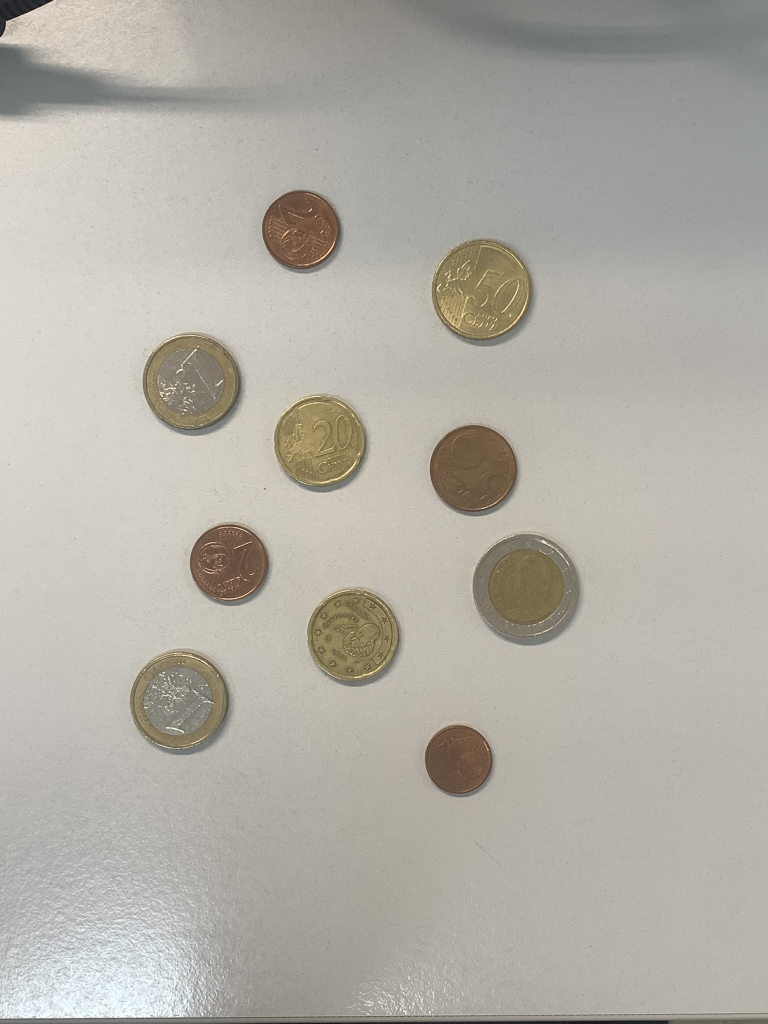
#> input picture moneditas.JPEG, 1536 x 2048 px (shown at 1/2 size); the run also reads 2 pictures not shown here
$ jupyter execute --allow-errors VC_P3.ipynb
#> lines starting #> are read from the running program, lines starting #| are printed output that depends on the picture; after the words box and inside, x2 and y2 are one past the last pixel; in counts of white or black regions, pixels touching at a corner belong together
[cell 1]
import cv2
import numpy as np
import matplotlib.pyplot as plt

TAREA: Captura una o varias imágenes con monedas no solapadas. Tras visualizar la imagen, identifica de forma interactiva (por ejemplo haciendo clic en la imagen) una moneda de un valor determinado en la imagen (por ejemplo de 1€). Tras ello, la tarea se resuelve mostrando por pantalla el número de monedas y la cantidad de dinero presentes en la imagen. No hay restricciones sobre utilizar medidas geométricas o de color. ¿Qué problemas han observado?

Nota: Para establecer la correspondencia entre píxeles y milímetros, comentar que la moneda de un euro tiene un diámetro de 23.25 mm. la de 50 céntimos de 24.35, la de 20 céntimos de 22.25, etc.

Extras: Considerar que la imagen pueda contener objetos que no son monedas y/o haya solape entre las monedas. Demo en vivo.

[cell 2]
import cv2
import numpy as np

img = cv2.imread('moneditas.JPEG')
#> img is the input picture: shape (2048, 1536, 3); mean B, G, R 165.3, 174, 177.6

gris = cv2.cvtColor(img, cv2.COLOR_BGR2GRAY)
pimg = cv2.GaussianBlur(gris, (3, 3), 0)

circ = cv2.HoughCircles(
    pimg,
    cv2.HOUGH_GRADIENT,
    1,
    150,
    param1=145,
    param2=65,
    minRadius=50,
    maxRadius=120
)
#> circ = [[381.5, 762.5, 97.1], [961.5, 579.5, 95.1], [355.5, 1404.5, 96.5], [705.5, 1268.5, 90.2], [637.5, 880.5, 90.3], [600.5, 460.5, 77.7], [457.5, 1125.5, 78.2], [1051.5, 1175.5, 106.6], [916.5, 1519.5, 68], [948.5, 942.5, 89.7]]

monedas = {
    .01: 1626,
    .02: 1875,
    .05: 2125,
    .1: 1975,
    .2: 2225,
    .5: 2425,
    1: 2325,
    2: 2575
}

def distance(circle, x, y):
    return np.sqrt((x - circle[0]) ** 2 + (y - circle[1]) ** 2)

def click_event(event, x, y, a, b):
    if event == cv2.EVENT_LBUTTONDOWN:
        x *= 2.5
        y *= 2.5
        for c in circ[0]:
            if distance(c, x, y) <= c[2]:
                count_money(c[2])
                return

def count_money(euro1radius):
    correlation = monedas[1] / euro1radius
    result = {
        .01: 0,
        .02: 0,
        .05: 0,
        .1: 0,
        .2: 0,
        .5: 0,
        1: 0,
        2: 0
    }
    for c in circ[0]:
        radius = c[2]
        moneda = min(monedas, key=lambda x:abs(monedas[x] - (correlation * radius)))
        result[moneda] += 1

    count_result(result)

def count_result(result):
    total_money = 0
    for k, v in result.items():
        if v > 0:
            print(f"Hay {v} monedas de {k}€")
            total_money += v * k * 100
    print(f"Hay {total_money / 100}€")

def draw_and_show(nimg):
    for det in circ[0]:
        x_coor, y_coor, det_radio = det
        cv2.circle(nimg, (int(x_coor), int(y_coor)),
                   int(det_radio), (0, 255, 0), 2)
#> this loop made 10 passes
    cv2.imshow('Monedas', cv2.resize(nimg, (0, 0), fx=0.4, fy=0.4))
    cv2.setMouseCallback('Monedas', click_event)
    cv2.waitKey(0)
    cv2.destroyAllWindows()


draw_and_show(img)

El mundo real es muy variado, las imágenes no siempre se capturan con unas condiciones de iluminación tan buenas o controladas. Ejemplo con aplicación de variantes de umbralizados ofrecidas por OpenCV.

[cell 3]
#Carga imagen directamente en grises
imgorig = cv2.imread('MPs.jpg', cv2.IMREAD_GRAYSCALE)
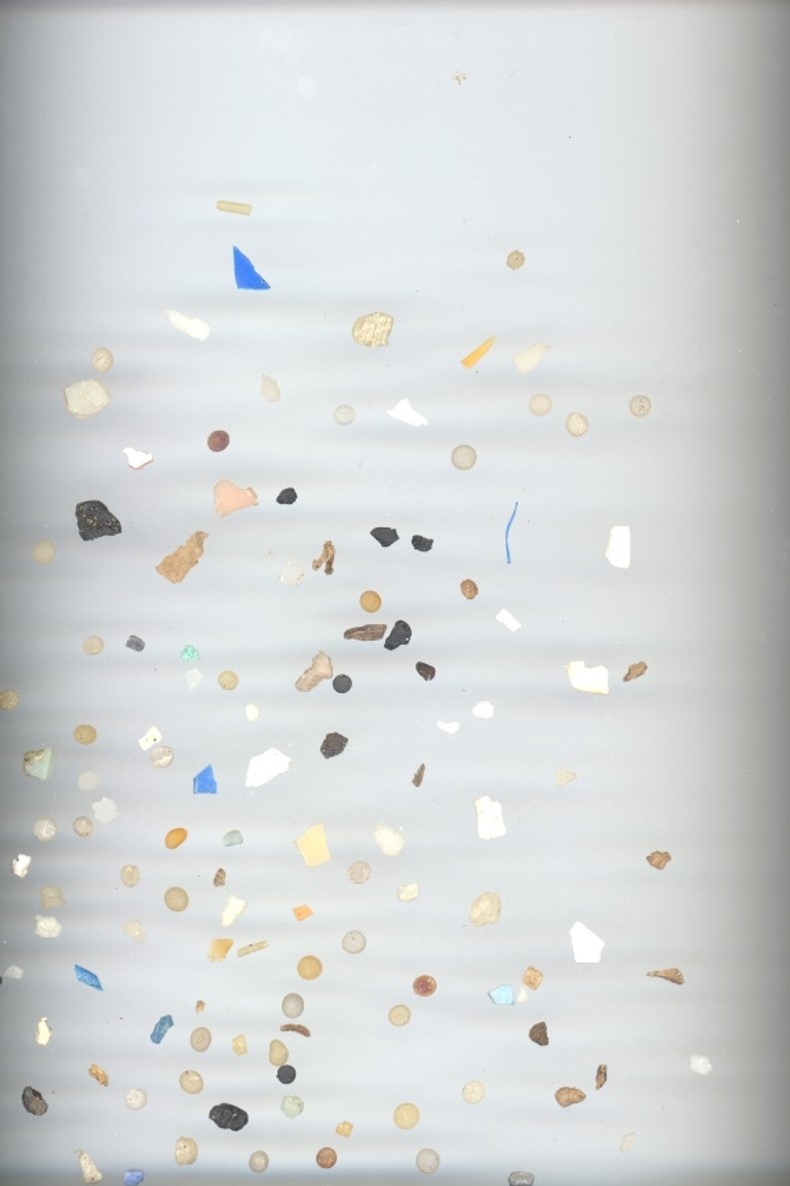
#> input picture MPs.jpg, 790 x 1186 px
#> imgorig: shape (1186, 790); min 60, max 255, mean 213

img = cv2.GaussianBlur(imgorig,(5,5),0)
#> img: shape (1186, 790)

#Umbralizados
ret,imth1 = cv2.threshold(img,150,255,cv2.THRESH_BINARY_INV)
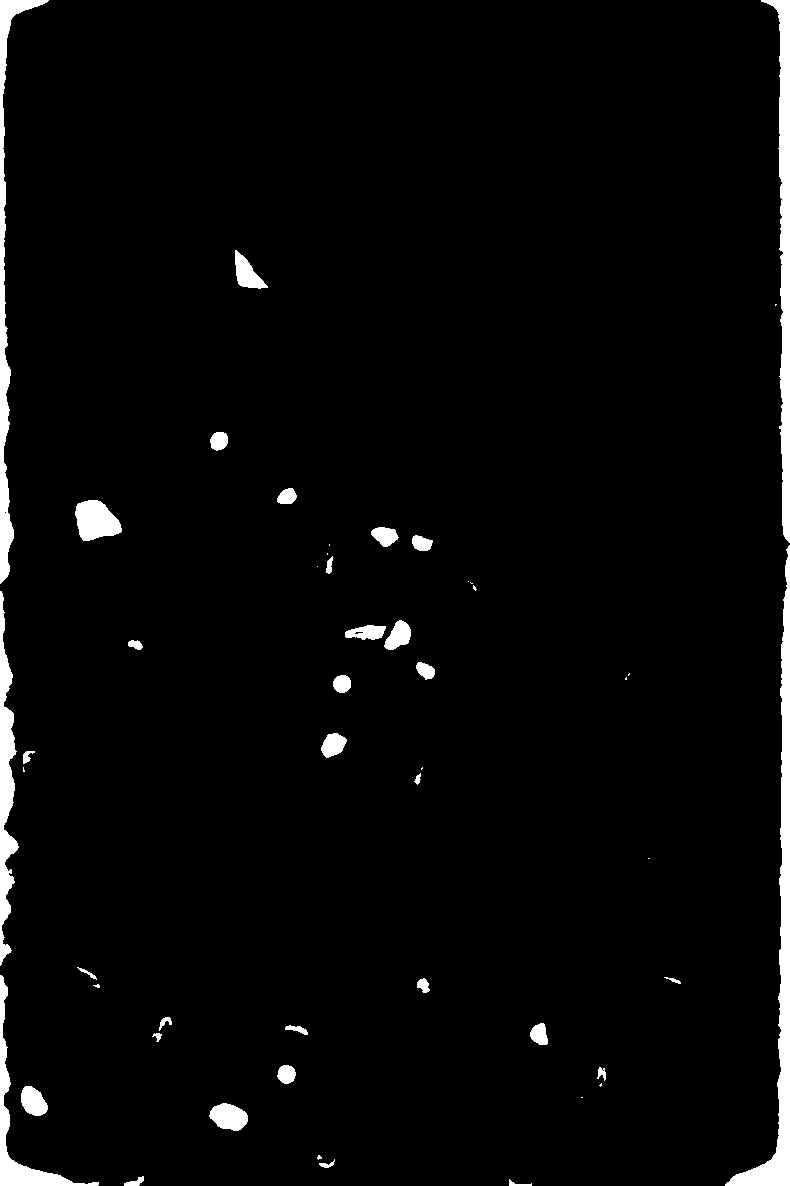
#> imth1: shape (1186, 790); 3.2% white; 50 white regions (16 under 20 px), largest, box (x1, y1, x2, y2) and area: (725, 545, 790, 1186) 6817, (761, 0, 790, 543) 5179, (0, 0, 49, 584) 4263
thotsu,imth2 = cv2.threshold(img,0,255,cv2.THRESH_BINARY_INV+cv2.THRESH_OTSU)
#> imth2: shape (1186, 790); 21.2% white; 84 white regions (33 under 20 px), largest, box (x1, y1, x2, y2) and area: (0, 0, 790, 1186) 182550, (156, 531, 208, 583) 1232, (208, 1102, 249, 1133) 904
#> thotsu = 197
print('Umbral escogido ', thotsu)
#| Umbral escogido  197.0
imth3 = cv2.adaptiveThreshold(img,255,cv2.ADAPTIVE_THRESH_MEAN_C,\
            cv2.THRESH_BINARY,11,2)
#> imth3: shape (1186, 790); 94.7% white; 1431 black regions (1233 under 20 px), largest, box (x1, y1, x2, y2) and area: (109, 0, 755, 7) 2287, (75, 500, 122, 541) 1007, (25, 1149, 145, 1186) 917
imth4 = cv2.adaptiveThreshold(img,255,cv2.ADAPTIVE_THRESH_GAUSSIAN_C,\
            cv2.THRESH_BINARY,11,2)
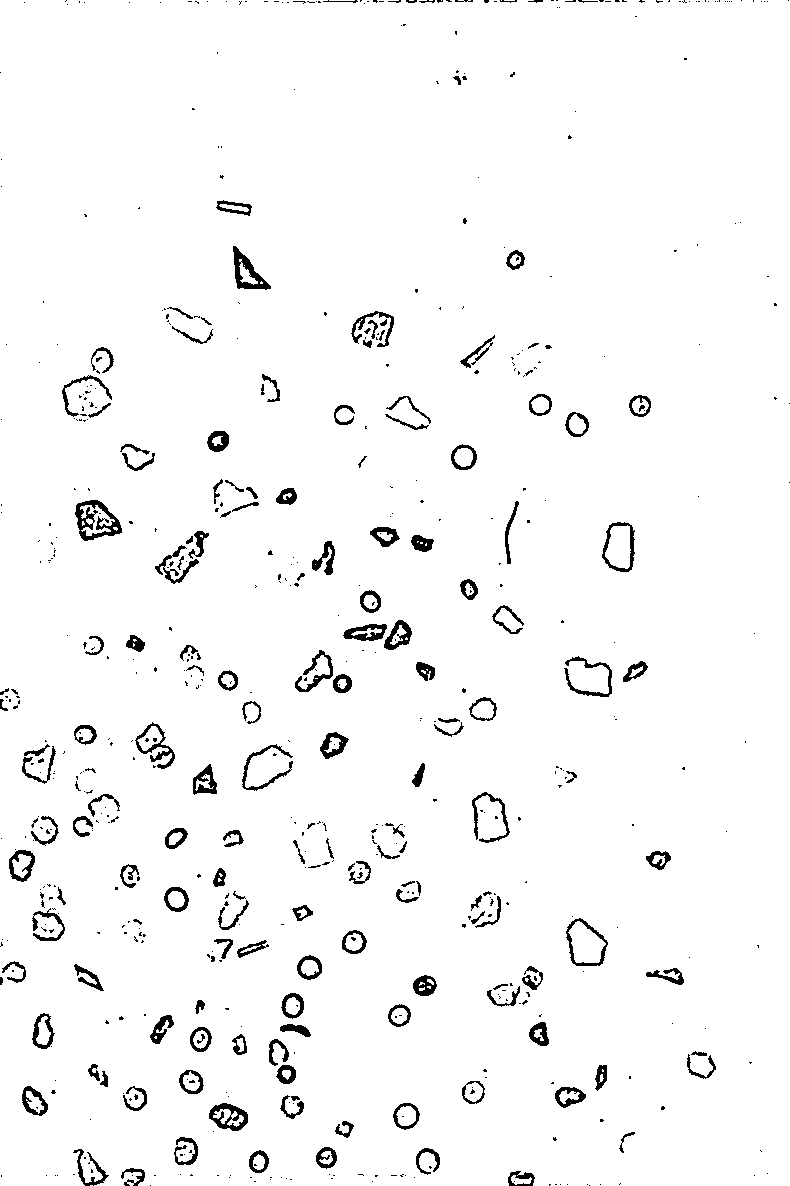
#> imth4: shape (1186, 790); 96.7% white; 647 black regions (473 under 20 px), largest, box (x1, y1, x2, y2) and area: (75, 500, 122, 541) 840, (233, 246, 271, 290) 627, (209, 1103, 248, 1131) 531

titles = ['Original', 'Fijo','Otsu th='+str(int(thotsu)),
            'Adaptivo promedio', 'Adaptivo Gaussiano']
#> titles = ['Original', 'Fijo', 'Otsu th=197', 'Adaptivo promedio', 'Adaptivo Gaussiano']
images = [img, imth1, imth2, 255 - imth3, 255 - imth4]

for i in range(5):
    plt.subplot(2,5,i+1),plt.imshow(images[i],'gray')
    plt.title(titles[i], fontsize=7)
    plt.xticks([]),plt.yticks([])

    #Obtiene únicamente los contornos externos
    if i>0:
        res,imth = cv2.threshold(images[i],120,255,cv2.THRESH_BINARY)
        contornos, hierarchy= cv2.findContours(imth,
        cv2.RETR_EXTERNAL ,
        cv2.CHAIN_APPROX_SIMPLE)
        img_cont = np.zeros(img.shape)
        cv2.drawContours(img_cont, contornos, -1, (255,255,255), -1)
        plt.subplot(2,5,i+6),plt.imshow(img_cont,'gray')
        plt.xticks([]),plt.yticks([])
#> img_cont: shape (1186, 790) float64; 4.4% white; 619 white regions (447 under 20 px), largest, box (x1, y1, x2, y2) and area: (566, 918, 608, 966) 1453, (75, 500, 122, 541) 1344, (602, 522, 635, 572) 1314
plt.show()

Clasificación de microplásticos

[cell 4]
#Cargamos tres subimágenes de cada uno de los tres tipos considerados (el alquitrán no es microplástico)
imgF = cv2.imread('FRA.png')
imgP = cv2.imread('PEL.png')
imgT = cv2.imread('TAR.png')
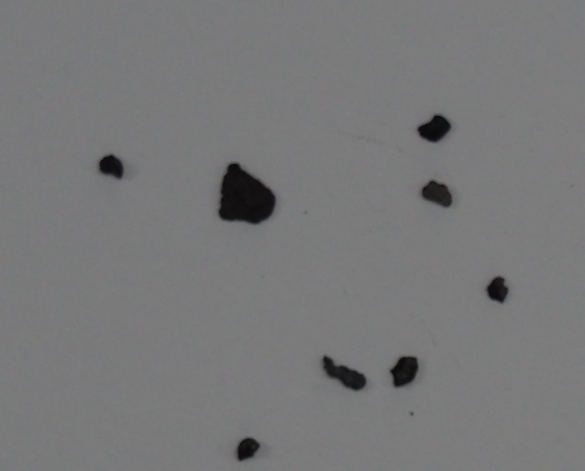
#> input picture TAR.png, 1170 x 942 px (shown at 1/2 size)
#> imgT is the input picture: shape (942, 1170, 3); mean B, G, R 120.5, 119.9, 119.7

#Mostramos
plt.subplot(131)
plt.axis("off")
plt.imshow(imgF)
plt.title('Fragmentos')
plt.subplot(132)
plt.axis("off")
plt.imshow(imgP)
plt.title('Pellet')
plt.subplot(133)
plt.axis("off")
plt.imshow(imgT)
plt.title('Alquitrán')
#> figure, not shown here; B, G, R data is drawn as R, G, B

El objetivo de la siguiente tarea, descrita más abajo, es desarrollar tu propio clasificador basado únicamente en heurísticas desde características geométricas y/o de apariencia, para distinguir en las imágenes completas, las partículas de cada tipo, debiendo mostrar la bondad del clasificador haciendo uso de métricas para ello. La siguiente celda obtiene varias métricas para un conjunto de datos imaginario (y con etiquetas aleatorias). Si bien las trataremos con más detalle en teoría, muestro un repertorio de ellas, dando más peso a la matriz de confusión. La ejecución de la celda requiere instalar el paquete scikit-learn.

¿Qué es una matriz de confusión?
Se utiliza para mostrar el comportamiento de un clasificador para las distintas clases conocidas, se relacionan las etiquetas de las muestras anotadas frente a las predichas por el clasificador. Se busca una matriz diagonal, pero la perfección es infrecuente.

El siguiente ejemplo, muestra el modo de obtener la matriz de confusión para un hipotético problema con cuatro clases, y valores de anotación (variable y) y predicción (variable y_pred) obtenidos de forma aleatoria.

[cell 5]
import random
import matplotlib.pyplot as plt
import seaborn as sns
from sklearn.metrics import (
    confusion_matrix,
    accuracy_score,
    precision_score,
    recall_score,
    f1_score
)


# Numero de muestras
n = 100
nclases = 4

# A falta de clasificador y conjunto de datos, creamos anotaciones y predicciones de forma aleatoria
# Vector aleatorio con etiquetas anotadas
y = [random.randint(0, nclases - 1) for _ in range(n)]
print('Anotaciones ' , y)

# Vector aleatorio con etiquetas predichas por un supuesto clasificador
y_pred = [random.randint(0, nclases - 1) for _ in range(n)]
print('Predicciones ' , y_pred)

print('¿Cómo de bien encajan anotación y predicción?')

#Cálculo de métricas
accuracy = accuracy_score(y, y_pred)
#Para más de una clase se define la forma de promediar
precision = precision_score(y, y_pred,average='weighted')
recall = recall_score(y, y_pred,average='weighted')
f1score = f1_score(y, y_pred,average='weighted')

print(f"Accuracy (TP/(n))= {accuracy}")
print(f"Precision (TP/(TP+FP)) = {precision}")
print(f"Recall (TP/(TP+FN)) = {recall}")
print(f"F1 Score (2*(precision*recall)/(precision+recall)) = {f1score}")


conf_matrix = confusion_matrix(y, y_pred)
plt.figure(figsize=(8,8))
sns.set(font_scale = 1.75)#tamaños tipografía
sns.set(font_scale = 3.0)

ax = sns.heatmap(
        conf_matrix, # confusion matrix 2D array
        annot=True, # Muestra números en las celdas
        fmt='d', # valores enteros
        cbar=False, # sin barra de colores
        cmap='flag', # mapa de colores
        #vmax=175 # contraste de color
    )

#Etiquetas matriz de confusión
label_font = {'size':'25'}
ax.set_xlabel("Predicha", labelpad=-0.75, fontdict=label_font)
ax.set_ylabel("Real/Anotado", labelpad=20, fontdict=label_font)

TAREA: Las tres imágenes cargadas en la celda inicial, han sido extraidas de las imágenes de mayor tamaño presentes en la carpeta. La tarea consiste en extraer características (geométricas y/o visuales) e identificar patrones que permitan distinguir las partículas de cada una de las tres clases, evaluando los aciertos y fallos con las imágenes completas considerando las métricas mostradas y la matriz de confusión. La matriz de confusión, muestra para cada clase el número de muestras que se clasifican correctamente de dicha clase, y el número de muestras que se clasifican incorrectamente por cada una de las otras dos clases.

En el trabajo [SMACC: A System for Microplastics Automatic Counting and Classification](https://doi.org/10.1109/ACCESS.2020.2970498), las características geométricas utilizadas fueron:

- Área en píxeles
- Perímetro en píxeles
- Compacidad (relación entre el cuadrado del perímetro y el área de la partícula)
- Relación del área de la partícula con la del contenedor
- Relación del ancho y el alto del contenedor
- Relación entre los ejes de la elipse ajustada
- Definido el centroide, relación entre las distancias menor y mayor al contorno

Si no se quedan satisfechos con la segmentación obtenida, es el mundo real, también en el README comento técnicas recientes de segmentación, que podrían despertar su curiosidad.

[cell 6]
def extract_features(contour, image):
    # Área
    area = cv2.contourArea(contour)

    # Perímetro
    perimeter = cv2.arcLength(contour, True)

    # Compacidad
    compactness = (perimeter ** 2) / area if area > 0 else 0

    # Rectángulo delimitador para Aspect Ratio
    x, y, w, h = cv2.boundingRect(contour)
    aspect_ratio = w / h if h > 0 else 0

    # Elipse ajustada (relación de ejes)
    if len(contour) >= 5:  # Necesitamos al menos 5 puntos para ajustar la elipse
        (x, y), (MA, ma), angle = cv2.fitEllipse(contour)
        axis_ratio = MA / ma if ma > 0 else 0
    else:
        axis_ratio = 0

    # Clasificación inicial como "PEL" si es circular (según densidad)
    if compactness < 1.2:
        particle_type = "PEL"
    else:
        # Definir color de la partícula (promedio de color dentro del contorno)
        mask = np.zeros(image.shape, dtype=np.uint8)
        cv2.drawContours(mask, [contour], -1, 255, thickness=cv2.FILLED)
        mean_color = cv2.mean(image, mask=mask)[0]  # Promedio de color en escala de grises

        # Clasificar según el color
        if mean_color < 50:  # Umbral para detectar color negro
            particle_type = "TAR"
        else:
            particle_type = "FRA"

    return [area, perimeter, compactness, aspect_ratio, axis_ratio, particle_type]

# Cargar y procesar imagen
image_path = 'fragment-03-olympus-10-01-2020.JPG'
image = cv2.imread(image_path, cv2.IMREAD_GRAYSCALE)
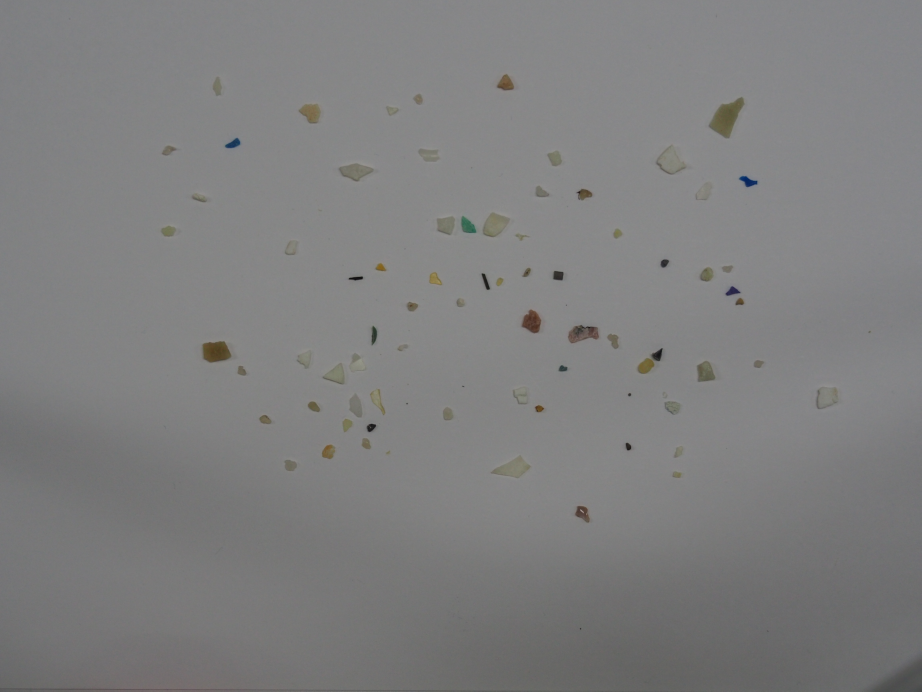
#> input picture fragment-03-olympus-10-01-2020.JPG, 4608 x 3456 px (shown at 1/5 size)
#> image: shape (3456, 4608); min 8, max 174, mean 126.7
img = cv2.GaussianBlur(image, (5, 5), 0)
#> img: shape (3456, 4608)

# Aplicar un umbral para segmentación
adaptive_threshold = cv2.adaptiveThreshold(img, 255, cv2.ADAPTIVE_THRESH_MEAN_C, cv2.THRESH_BINARY, 11, 2)
#> adaptive_threshold: shape (3456, 4608); 97.5% white; black in thin lines or dots

# Encontrar contornos de las partículas
contours, _ = cv2.findContours(adaptive_threshold, cv2.RETR_EXTERNAL, cv2.CHAIN_APPROX_SIMPLE)
#> contours = 26 contours, 24 with area under 20; largest, box (x1, y1, x2, y2) and area: (0, 0, 4608, 3456) 15894208, (0, 3446, 2055, 3456) 8827

# Extraer características y clasificar cada partícula
features = []
for contour in contours:
    features.append(extract_features(contour, image))
#> this loop made 26 passes
#> (area in extract_features, perimeter in extract_features, compactness in extract_features, w in extract_features, h in extract_features, aspect_ratio in extract_features) on passes 25 to 26: (8827, 4269.2, 2064.8, 2055, 10, 205.5), (15894208.5, 17020.1, 18.23, 4608, 3456, 1.33)
#> after the loop, features = 26 items, first 6: [0, 0, 0, 1, 0, 'PEL'], [0, 4, 0, 3, 0, 'PEL'], [0, 4, 0, 3, 0, 'PEL'], [0, 2, 0, 2, 0, 'PEL'], [0, 8, 0, 5, 0, 'PEL'], [0, 2, 0, 2, 0, 'PEL']

# Visualizar los contornos y las partículas
plt.figure(figsize=(10, 10))
plt.imshow(adaptive_threshold, cmap='gray')
plt.title("Contornos detectados")
for contour in contours:
    plt.plot(contour[:, :, 0], contour[:, :, 1], 'r-', lw=1)
#> this loop made 26 passes
#> contour on passes 1 to 12: [[3079, 3455]], [[2973, 3455], [2975, 3455]], [[2759, 3455], [2761, 3455]], [[2652, 3455], [2653, 3455]], [[2541, 3455], [2545, 3455]], [[2536, 3455], [2537, 3455]], [[2527, 3455]], [[2509, 3455], [2511, 3455]], [[2468, 3455]], [[2406, 3455], [2408, 3455]], [[2368, 3455], [2369, 3455]], [[2220, 3455], [2223, 3455]]
plt.show()
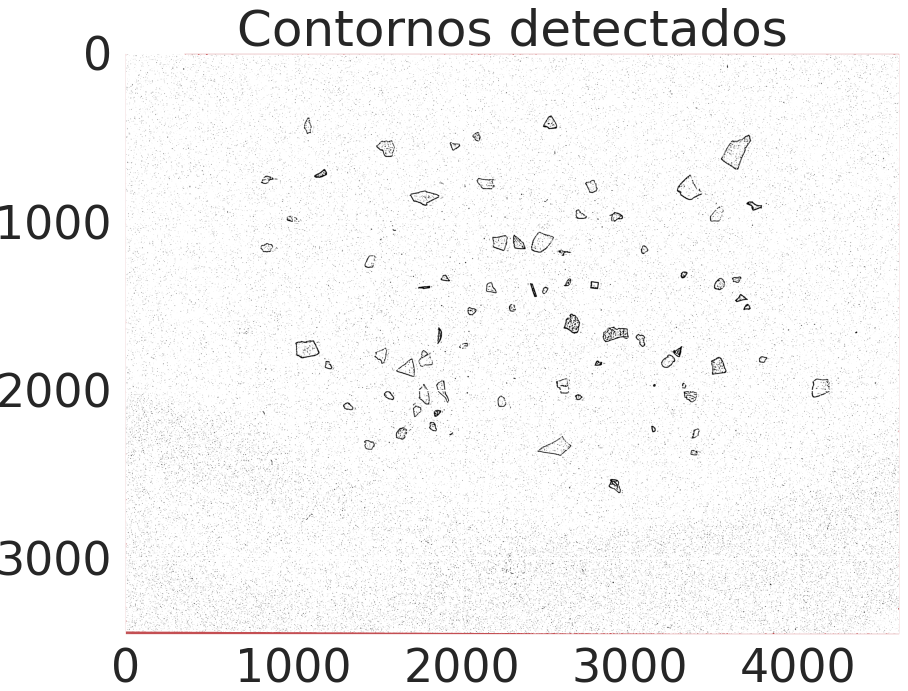
#> figure drawn by matplotlib, 1 panel

# Imprimir características de ejemplo con clasificación
#> (the rest of this cell did not finish here and is left out)
